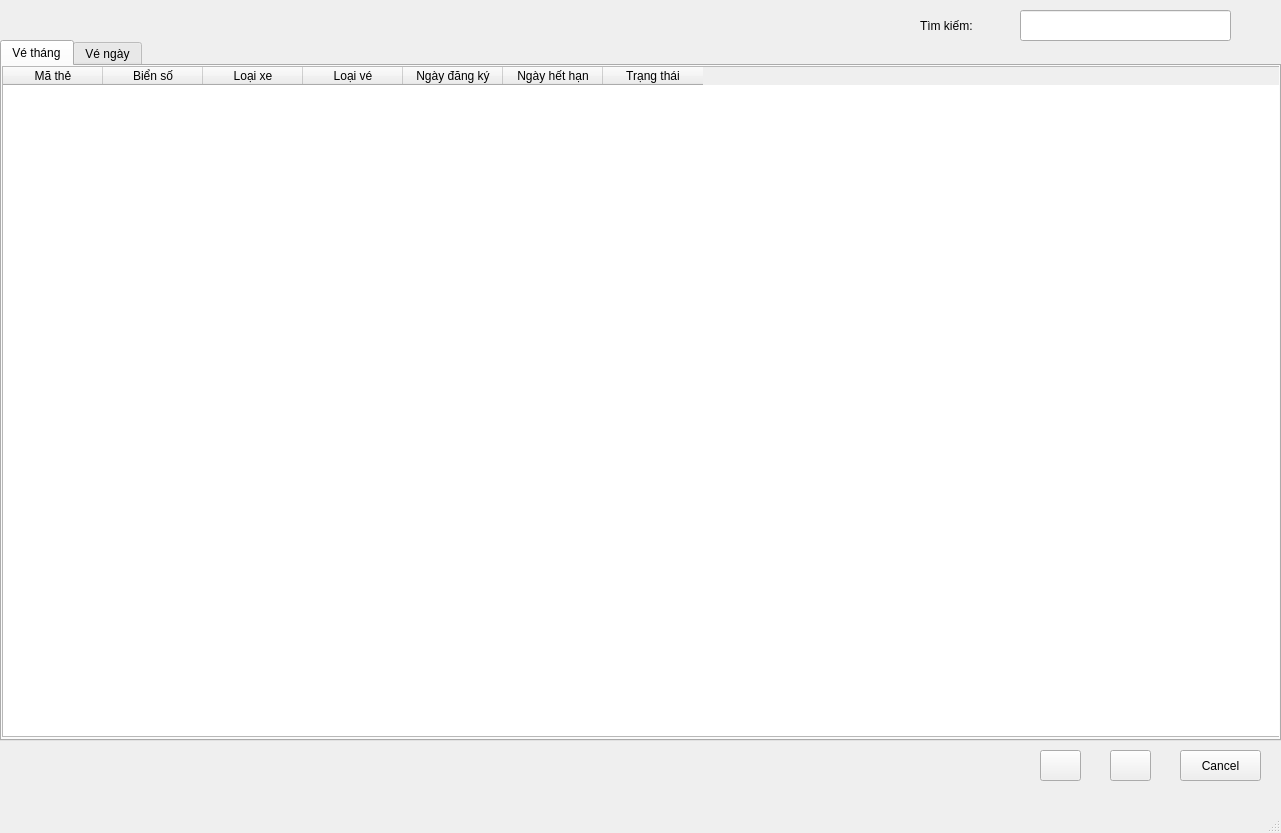
<?xml version="1.0" encoding="UTF-8"?>
<ui version="4.0">
 <class>MainWindow</class>
 <widget class="QMainWindow" name="MainWindow">
  <property name="geometry">
   <rect>
    <x>0</x>
    <y>0</y>
    <width>1281</width>
    <height>833</height>
   </rect>
  </property>
  <property name="windowTitle">
   <string>MainWindow</string>
  </property>
  <widget class="QWidget" name="centralwidget">
   <widget class="QPushButton" name="btnCancelList">
    <property name="geometry">
     <rect>
      <x>1180</x>
      <y>750</y>
      <width>81</width>
      <height>31</height>
     </rect>
    </property>
    <property name="text">
     <string>Cancel</string>
    </property>
   </widget>
   <widget class="QLineEdit" name="lnSearch">
    <property name="geometry">
     <rect>
      <x>1020</x>
      <y>10</y>
      <width>211</width>
      <height>31</height>
     </rect>
    </property>
   </widget>
   <widget class="QLabel" name="label">
    <property name="geometry">
     <rect>
      <x>920</x>
      <y>10</y>
      <width>81</width>
      <height>31</height>
     </rect>
    </property>
    <property name="text">
     <string>Tìm kiếm:</string>
    </property>
   </widget>
   <widget class="QTabWidget" name="tab">
    <property name="geometry">
     <rect>
      <x>0</x>
      <y>40</y>
      <width>1281</width>
      <height>701</height>
     </rect>
    </property>
    <property name="currentIndex">
     <number>0</number>
    </property>
    <widget class="QWidget" name="tabMonth">
     <attribute name="title">
      <string>Vé tháng</string>
     </attribute>
     <widget class="QTableWidget" name="tableMonth">
      <property name="geometry">
       <rect>
        <x>0</x>
        <y>0</y>
        <width>1281</width>
        <height>671</height>
       </rect>
      </property>
      <column>
       <property name="text">
        <string>Mã thẻ</string>
       </property>
      </column>
      <column>
       <property name="text">
        <string>Biển số</string>
       </property>
      </column>
      <column>
       <property name="text">
        <string>Loại xe</string>
       </property>
      </column>
      <column>
       <property name="text">
        <string>Loại vé</string>
       </property>
      </column>
      <column>
       <property name="text">
        <string>Ngày đăng ký</string>
       </property>
      </column>
      <column>
       <property name="text">
        <string>Ngày hết hạn</string>
       </property>
      </column>
      <column>
       <property name="text">
        <string>Trạng thái</string>
       </property>
      </column>
     </widget>
    </widget>
    <widget class="QWidget" name="tabDay">
     <attribute name="title">
      <string>Vé ngày</string>
     </attribute>
     <widget class="QTableWidget" name="tableDay">
      <property name="geometry">
       <rect>
        <x>0</x>
        <y>0</y>
        <width>1181</width>
        <height>671</height>
       </rect>
      </property>
      <column>
       <property name="text">
        <string>Mã thẻ</string>
       </property>
      </column>
      <column>
       <property name="text">
        <string>Biển số</string>
       </property>
      </column>
      <column>
       <property name="text">
        <string>Loại xe</string>
       </property>
      </column>
      <column>
       <property name="text">
        <string>Loại vé</string>
       </property>
      </column>
      <column>
       <property name="text">
        <string>Ngày đăng ký</string>
       </property>
      </column>
      <column>
       <property name="text">
        <string>Ngày hết hạn</string>
       </property>
      </column>
     </widget>
    </widget>
   </widget>
   <widget class="QPushButton" name="btnDelete">
    <property name="geometry">
     <rect>
      <x>1110</x>
      <y>750</y>
      <width>41</width>
      <height>31</height>
     </rect>
    </property>
    <property name="text">
     <string/>
    </property>
    <property name="icon">
     <iconset>
      <normaloff>images/delete.png</normaloff>images/delete.png</iconset>
    </property>
    <property name="iconSize">
     <size>
      <width>20</width>
      <height>20</height>
     </size>
    </property>
   </widget>
   <widget class="QPushButton" name="btnUpdate">
    <property name="geometry">
     <rect>
      <x>1040</x>
      <y>750</y>
      <width>41</width>
      <height>31</height>
     </rect>
    </property>
    <property name="text">
     <string/>
    </property>
    <property name="icon">
     <iconset>
      <normaloff>images/update.png</normaloff>images/update.png</iconset>
    </property>
    <property name="iconSize">
     <size>
      <width>20</width>
      <height>20</height>
     </size>
    </property>
   </widget>
  </widget>
  <widget class="QMenuBar" name="menubar">
   <property name="geometry">
    <rect>
     <x>0</x>
     <y>0</y>
     <width>1281</width>
     <height>20</height>
    </rect>
   </property>
  </widget>
  <widget class="QStatusBar" name="statusbar"/>
 </widget>
 <resources/>
 <connections/>
</ui>
